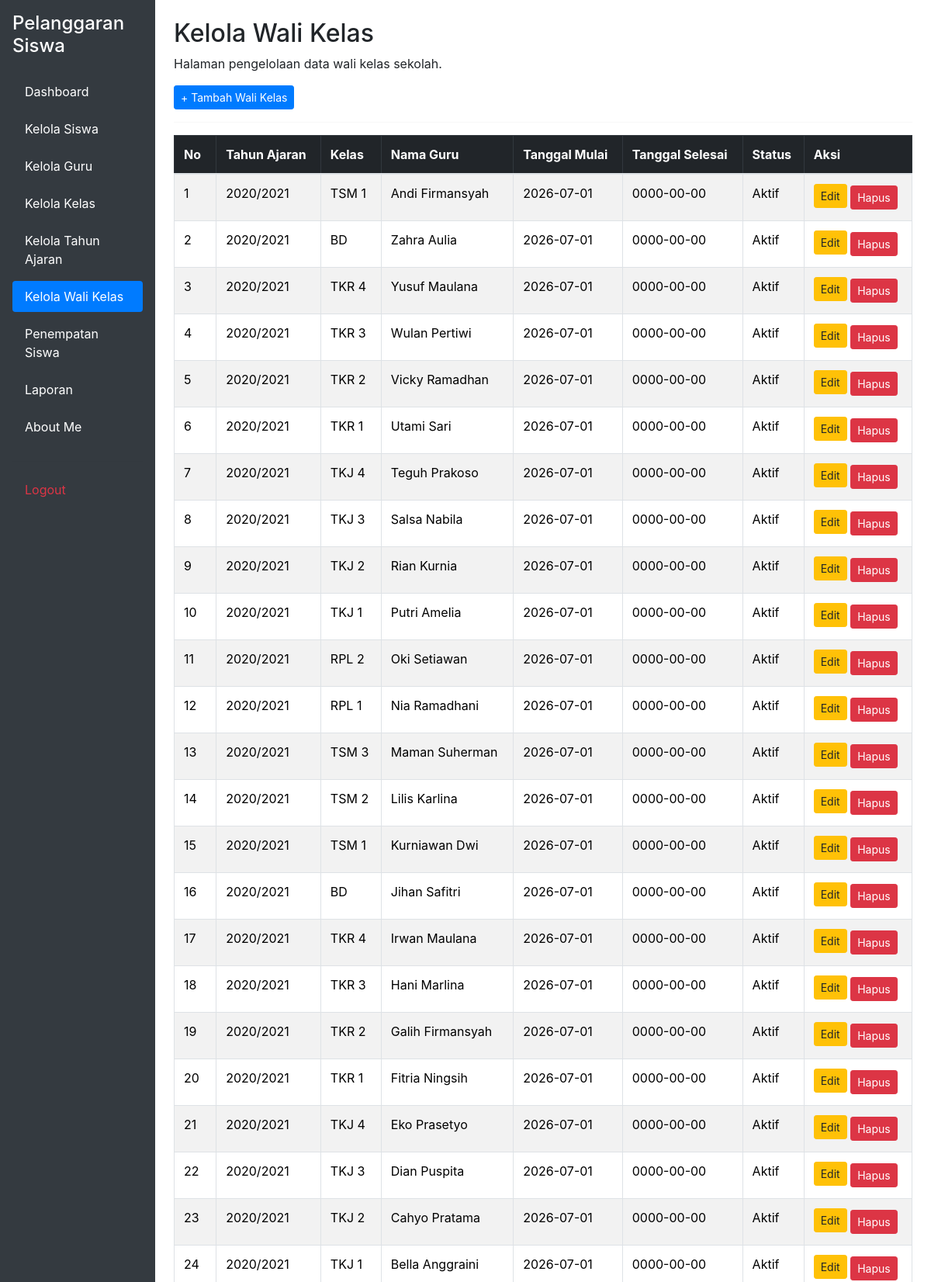
The app's page /kelola_wali_kelas.php (signed in, upper part) with its own data.
### tables this page shows
CREATE TABLE `t_wali_kelas` (
  `id` int(11) NOT NULL,
  `tahun_ajaran_id` int(11) DEFAULT NULL,
  `kelas_id` int(11) DEFAULT NULL,
  `guru_id` int(11) DEFAULT NULL,
  `tanggal_mulai` date NOT NULL,
  `tanggal_selesai` date NOT NULL,
  `status_aktif` tinyint(1) NOT NULL,
  `created_at` timestamp NOT NULL DEFAULT current_timestamp() ON UPDATE current_timestamp(),
  `updated_at` timestamp NOT NULL DEFAULT current_timestamp()
);

CREATE TABLE `t_tahun_ajaran` (
  `id` int(11) NOT NULL,
  `nama` varchar(20) DEFAULT NULL,
  `tanggal_mulai` date NOT NULL,
  `tanggal_selesai` date NOT NULL,
  `status_aktif` tinyint(1) NOT NULL,
  `created_at` timestamp NOT NULL DEFAULT current_timestamp(),
  `updated_at` timestamp NOT NULL DEFAULT current_timestamp()
);

CREATE TABLE `t_kelas` (
  `id` int(11) NOT NULL,
  `nama` varchar(100) DEFAULT NULL,
  `tingkat` varchar(20) NOT NULL,
  `jurusan` varchar(100) NOT NULL,
  `status_aktif` tinyint(1) NOT NULL,
  `created_at` timestamp NOT NULL DEFAULT current_timestamp(),
  `updated_at` timestamp NOT NULL DEFAULT current_timestamp()
);

CREATE TABLE `t_guru` (
  `id` int(11) NOT NULL,
  `nip` varchar(30) NOT NULL,
  `nama` varchar(150) DEFAULT NULL,
  `email` varchar(150) NOT NULL,
  `status_aktif` tinyint(1) NOT NULL,
  `user_id` int(11) NOT NULL,
  `created_at` timestamp NOT NULL DEFAULT current_timestamp(),
  `updated_at` timestamp NOT NULL DEFAULT current_timestamp()
);

### kelola_wali_kelas.php (the view, shortened to what this page needs)
<?php
include 'config/koneksi.php';
$sql = "
    SELECT
        wk.id,
        ta.nama AS tahun_ajaran,
        k.nama AS nama_kelas,
        g.nama AS nama_guru,
        wk.tanggal_mulai,
        wk.tanggal_selesai,
        wk.status_aktif
    FROM t_wali_kelas wk
    LEFT JOIN t_tahun_ajaran ta
        ON wk.tahun_ajaran_id = ta.id
    LEFT JOIN t_kelas k
        ON wk.kelas_id = k.id
    LEFT JOIN t_guru g
        ON wk.guru_id = g.id
    ORDER BY wk.id DESC
";
$query = mysqli_query($koneksi, $sql);
?>
<!DOCTYPE html>
<html lang="id">
<head>
    <link href="https://cdn.jsdelivr.net/npm/bootstrap@5.3.8/dist/css/bootstrap.min.css" rel="stylesheet">
    <link rel="stylesheet" href="https://cdn.jsdelivr.net/npm/bootstrap@4.1.3/dist/css/bootstrap.min.css">
</head>
<body>
<div class="container-fluid">
    <div class="row">
        <div class="col-md-3 col-lg-2 bg-dark min-vh-100 p-3">
            <h4 class="text-white mb-4">
                Pelanggaran Siswa
            </h4>
            <ul class="nav nav-pills flex-column">
                <li class="nav-item mb-2">
                    <a href="dashboard.php" class="nav-link text-white">Dashboard</a>
                </li>
                <li class="nav-item mb-2">
                    <a href="kelola_siswa.php" class="nav-link text-white">Kelola Siswa</a>
                </li>
                <li class="nav-item mb-2">
                    <a href="kelola_guru.php" class="nav-link text-white">Kelola Guru</a>
                </li>
                <li class="nav-item mb-2">
                    <a href="kelola_kelas.php" class="nav-link text-white">Kelola Kelas</a>
                </li>
                <li class="nav-item mb-2">
                    <a href="kelola_tahun_ajaran.php" class="nav-link text-white">Kelola Tahun Ajaran</a>
                </li>
                <li class="nav-item mb-2">
                    <a href="kelola_wali_kelas.php" class="nav-link active">Kelola Wali Kelas</a>
                <li class="nav-item mb-2">
                    <a href="penempatan_siswa.php" class="nav-link text-white">Penempatan Siswa</a>
                </li>
                <li class="nav-item mb-2">
                    <a href="pelanggaran.php" class="nav-link text-white">Laporan</a>
                </li>
                <li class="nav-item mb-2">
                    <a href="tentang_saya.php" class="nav-link text-white">About Me</a>
                </li>
                <hr class="text-secondary">
                <li class="nav-item mb-2">
                    <a href="logout.php" class="nav-link text-danger">Logout</a>
                </li>
            </ul>
        </div>
        <main class="col-md-9 col-lg-10 p-4">
            <h2>Kelola Wali Kelas</h2>
            <p>Halaman pengelolaan data wali kelas sekolah.</p>
            <div class="mb-3">
                <a href="tambah_wali_kelas.php" class="btn btn-primary btn-sm">+ Tambah Wali Kelas</a>
            </div>
            <hr>
            <div class="table-responsive">
                <table class="table table-bordered table-striped">
                    <thead class="table-dark">
                        <tr>
                            <th>No</th>
                            <th>Tahun Ajaran</th>
                            <th>Kelas</th>
                            <th>Nama Guru</th>
                            <th>Tanggal Mulai</th>
                            <th>Tanggal Selesai</th>
                            <th>Status</th>
                            <th>Aksi</th>
                        </tr>
                    </thead>
                    <tbody>
                        <?php
                        $no = 1;
                        if (mysqli_num_rows($query) > 0) {
                            while ($row = mysqli_fetch_assoc($query)) {
                        ?>
                            <tr>
                                <td><?= $no++ ?></td>
                                <td><?= htmlspecialchars($row['tahun_ajaran'] ?? '-') ?></td>
                                <td><?= htmlspecialchars($row['nama_kelas'] ?? '-') ?></td>
                                <td><?= htmlspecialchars($row['nama_guru'] ?? '-') ?></td>
                                <td><?= htmlspecialchars($row['tanggal_mulai']) ?></td>
                                <td><?= htmlspecialchars($row['tanggal_selesai']) ?></td>
                                <td>
                                    <?= $row['status_aktif'] == 1
                                        ? 'Aktif'
                                        : 'Tidak Aktif' ?>
                                </td>
                                <td>
                                    <a href="edit_wali_kelas.php?id=<?= (int) $row['id'] ?>" class="btn btn-warning btn-sm mb-1">
                                        Edit
                                    </a>
                                    <a
                                        href="hapus_wali_kelas.php?id=<?= (int) $row['id'] ?>"
                                        class="btn btn-danger btn-sm"
                                        onclick="return confirm('Yakin ingin menghapus data wali kelas ini?')"
                                    >
                                        Hapus
                                    </a>
                                </td>
                            </tr>
                        <?php
                            }
                        } else {
                        ?>
                            <tr>
                                <td colspan="8" class="text-center">Belum ada data wali kelas.</td>
                            </tr>
                        <?php } ?>
                    </tbody>
                </table>
            </div>
        </main>
    </div>
</div>
</body>
</html>

### records on screen
t_wali_kelas: tahun_ajaran.nama "2020/2021", kelas.nama "TSM 1", guru.nama "Andi Firmansyah", tanggal_mulai "2026-07-01", tanggal_selesai "0000-00-00", status_aktif "Aktif"
t_wali_kelas: tahun_ajaran.nama "2020/2021", kelas.nama "BD", guru.nama "Zahra Aulia", tanggal_mulai "2026-07-01", tanggal_selesai "0000-00-00", status_aktif "Aktif"
t_wali_kelas: tahun_ajaran.nama "2020/2021", kelas.nama "TKR 4", guru.nama "Yusuf Maulana", tanggal_mulai "2026-07-01", tanggal_selesai "0000-00-00", status_aktif "Aktif"
t_wali_kelas: tahun_ajaran.nama "2020/2021", kelas.nama "TKR 3", guru.nama "Wulan Pertiwi", tanggal_mulai "2026-07-01", tanggal_selesai "0000-00-00", status_aktif "Aktif"
t_wali_kelas: tahun_ajaran.nama "2020/2021", kelas.nama "TKR 2", guru.nama "Vicky Ramadhan", tanggal_mulai "2026-07-01", tanggal_selesai "0000-00-00", status_aktif "Aktif"
t_wali_kelas: tahun_ajaran.nama "2020/2021", kelas.nama "TKR 1", guru.nama "Utami Sari", tanggal_mulai "2026-07-01", tanggal_selesai "0000-00-00", status_aktif "Aktif"
t_wali_kelas: tahun_ajaran.nama "2020/2021", kelas.nama "TKJ 4", guru.nama "Teguh Prakoso", tanggal_mulai "2026-07-01", tanggal_selesai "0000-00-00", status_aktif "Aktif"
t_wali_kelas: tahun_ajaran.nama "2020/2021", kelas.nama "TKJ 3", guru.nama "Salsa Nabila", tanggal_mulai "2026-07-01", tanggal_selesai "0000-00-00", status_aktif "Aktif"
t_wali_kelas: tahun_ajaran.nama "2020/2021", kelas.nama "TKJ 2", guru.nama "Rian Kurnia", tanggal_mulai "2026-07-01", tanggal_selesai "0000-00-00", status_aktif "Aktif"
t_wali_kelas: tahun_ajaran.nama "2020/2021", kelas.nama "TKJ 1", guru.nama "Putri Amelia", tanggal_mulai "2026-07-01", tanggal_selesai "0000-00-00", status_aktif "Aktif"
t_wali_kelas: tahun_ajaran.nama "2020/2021", kelas.nama "RPL 2", guru.nama "Oki Setiawan", tanggal_mulai "2026-07-01", tanggal_selesai "0000-00-00", status_aktif "Aktif"
t_wali_kelas: tahun_ajaran.nama "2020/2021", kelas.nama "RPL 1", guru.nama "Nia Ramadhani", tanggal_mulai "2026-07-01", tanggal_selesai "0000-00-00", status_aktif "Aktif"
t_wali_kelas: tahun_ajaran.nama "2020/2021", kelas.nama "TSM 3", guru.nama "Maman Suherman", tanggal_mulai "2026-07-01", tanggal_selesai "0000-00-00", status_aktif "Aktif"
t_wali_kelas: tahun_ajaran.nama "2020/2021", kelas.nama "TSM 2", guru.nama "Lilis Karlina", tanggal_mulai "2026-07-01", tanggal_selesai "0000-00-00", status_aktif "Aktif"
t_wali_kelas: tahun_ajaran.nama "2020/2021", kelas.nama "TSM 1", guru.nama "Kurniawan Dwi", tanggal_mulai "2026-07-01", tanggal_selesai "0000-00-00", status_aktif "Aktif"
t_wali_kelas: tahun_ajaran.nama "2020/2021", kelas.nama "BD", guru.nama "Jihan Safitri", tanggal_mulai "2026-07-01", tanggal_selesai "0000-00-00", status_aktif "Aktif"
t_wali_kelas: tahun_ajaran.nama "2020/2021", kelas.nama "TKR 4", guru.nama "Irwan Maulana", tanggal_mulai "2026-07-01", tanggal_selesai "0000-00-00", status_aktif "Aktif"
t_wali_kelas: tahun_ajaran.nama "2020/2021", kelas.nama "TKR 3", guru.nama "Hani Marlina", tanggal_mulai "2026-07-01", tanggal_selesai "0000-00-00", status_aktif "Aktif"
t_wali_kelas: tahun_ajaran.nama "2020/2021", kelas.nama "TKR 2", guru.nama "Galih Firmansyah", tanggal_mulai "2026-07-01", tanggal_selesai "0000-00-00", status_aktif "Aktif"
t_wali_kelas: tahun_ajaran.nama "2020/2021", kelas.nama "TKR 1", guru.nama "Fitria Ningsih", tanggal_mulai "2026-07-01", tanggal_selesai "0000-00-00", status_aktif "Aktif"
t_wali_kelas: tahun_ajaran.nama "2020/2021", kelas.nama "TKJ 4", guru.nama "Eko Prasetyo", tanggal_mulai "2026-07-01", tanggal_selesai "0000-00-00", status_aktif "Aktif"
t_wali_kelas: tahun_ajaran.nama "2020/2021", kelas.nama "TKJ 3", guru.nama "Dian Puspita", tanggal_mulai "2026-07-01", tanggal_selesai "0000-00-00", status_aktif "Aktif"
t_wali_kelas: tahun_ajaran.nama "2020/2021", kelas.nama "TKJ 2", guru.nama "Cahyo Pratama", tanggal_mulai "2026-07-01", tanggal_selesai "0000-00-00", status_aktif "Aktif"
t_wali_kelas: tahun_ajaran.nama "2020/2021", kelas.nama "TKJ 1", guru.nama "Bella Anggraini", tanggal_mulai "2026-07-01", tanggal_selesai "0000-00-00", status_aktif "Aktif"
